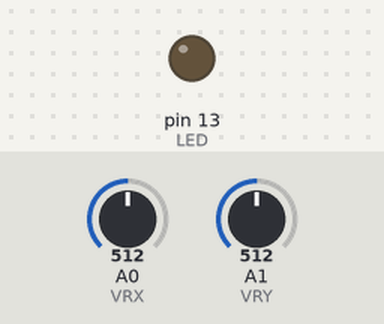
A sketch run on a simulated Arduino Uno, built with avr-gcc and run on an emulated ATmega328P. On the bench: output pins drawn as LEDs (lit = HIGH). The test bench sets the inputs (shaded band); at power-on: A0 (VRX) = 512, A1 (VRY) = 512. What the sketch prints to the serial monitor is not drawn.

Above: at 3.2 s.
3.3 s: A0 (VRX) set to 644
4.8 s: A0 (VRX) set to 673
At 5.4 s:
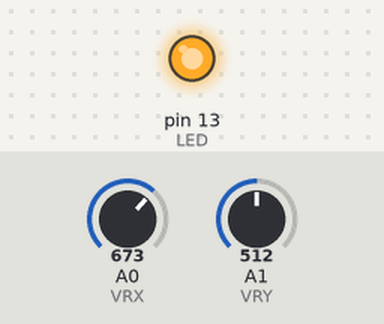
6.3 s: A0 (VRX) set to 511
At 6.8 s:
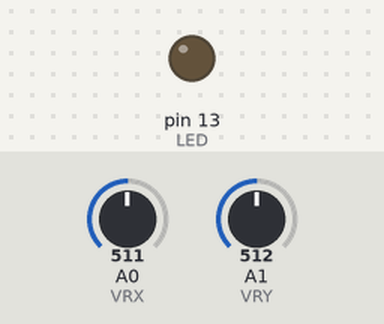
7.8 s: A0 (VRX) set to 377
9.3 s: A0 (VRX) set to 352
At 10.8 s:
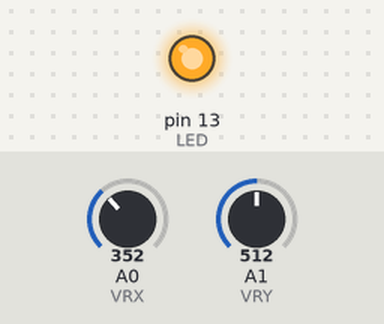
Timing chart, 0 to 11.8 s (numbered marks = the images above; inputs shaded):
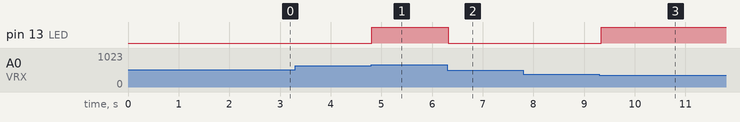

Measured:
- the behaviour switches between 662 and 663 on A0 (VRX) (found by bisection; images 0 and 1)
- the behaviour switches between 362 and 361 on A0 (VRX) (found by bisection; images 2 and 3)
- after the input at 3.3 s, every drawn part: stays the same
- after the input at 4.8 s, pin 13 (LED): LOW → HIGH at once
- after the input at 6.3 s, pin 13 (LED): HIGH → LOW at once
- after the input at 7.8 s, every drawn part: stays the same
- after the input at 9.3 s, pin 13 (LED): LOW → HIGH at once

The sketch:

joystick_led_blink.ino
```cpp
const int VRX = A0;
const int VRY = A1;
const int LED = LED_BUILTIN;

const int CENTER = 512;
const int THRESHOLD = 150;

void setup() {
  Serial.begin(9600);
  delay(2000);
  pinMode(LED, OUTPUT);
  Serial.println("Joystick LED ready!");
}

void loop() {
  int xVal = analogRead(VRX);
  int yVal = analogRead(VRY);

  bool moved = abs(xVal - CENTER) > THRESHOLD ||
               abs(yVal - CENTER) > THRESHOLD;

  if (moved) {
    digitalWrite(LED, HIGH);
  } else {
    digitalWrite(LED, LOW);
  }

  delay(50);
}
```
